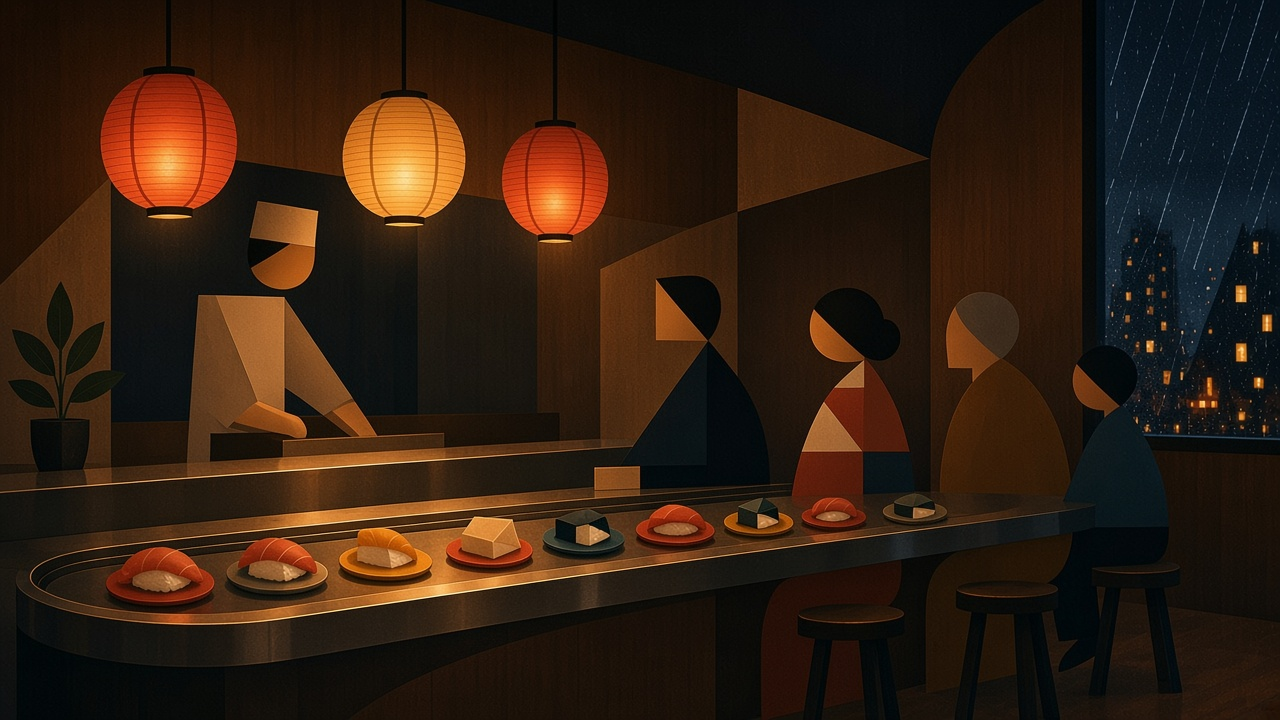
#> input picture art/sushi-geo/ref-0-original-night.jpg, 1280 x 720 px
$ python cg.py ../art/sushi-geo/ref-0-original-night.jpg out.png
#> lines starting #> are read from the running program, lines starting #| are printed output that depends on the picture
# python3 tools/cg.py <cmp.png> <out.png> : left half (world stack) in colour beside its greyscale
import sys
from PIL import Image
im=Image.open(sys.argv[1]); w=im.width
#> further down, im is the input picture: PIL image 1280x720 RGB; mean R, G, B 48.8, 30.2, 16.8
#> after `w = im.width`: w = 1280
l=im.crop((0,60,w//2,im.height)).resize((w//4,(im.height-60)//2)); g=l.convert('L').convert('RGB')
#> after `l = im.crop((0, 60, w // 2, im.height)).resize((w // 4, (im.height - 6`:
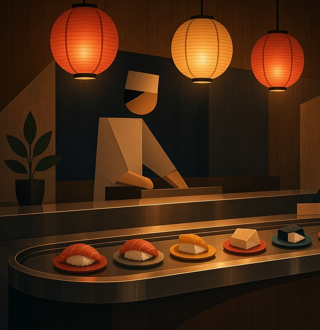
#> l: PIL image 320x330 RGB; mean R, G, B 69.1, 39.7, 18.7
#> after `g = l.convert('L').convert('RGB')`:
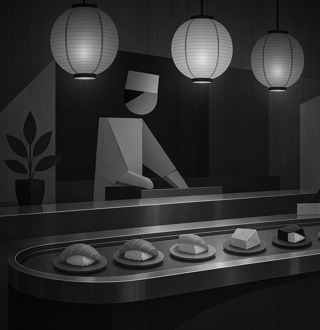
#> g: PIL image 320x330 RGB; min 4, max 225, mean 46.1
o=Image.new('RGB',(l.width*2+10,l.height),(20,20,24)); o.paste(l,(0,0)); o.paste(g,(l.width+10,0)); o.save(sys.argv[2])
#> after `o.paste(l, (0, 0))`:
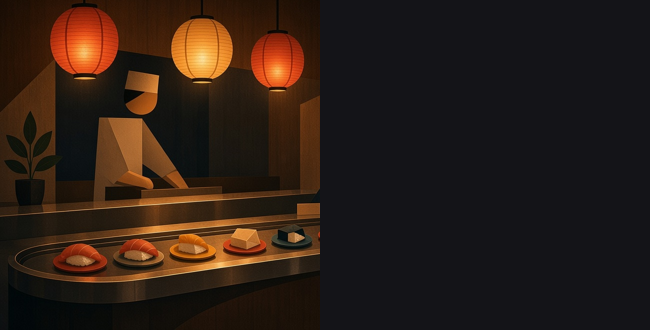
#> o: PIL image 650x330 RGB; mean R, G, B 44.2, 29.7, 21.4
#> after `o.paste(g, (l.width + 10, 0))`:
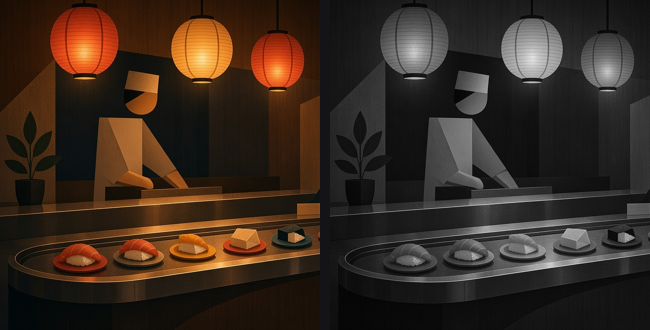
#> o: PIL image 650x330 RGB; mean R, G, B 57, 42.6, 32.3
